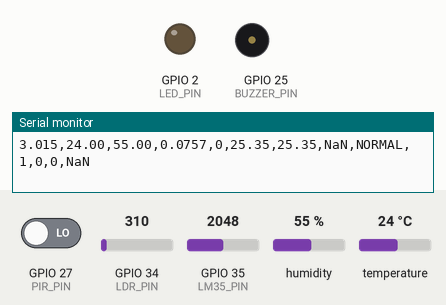
A sketch run on a simulated ESP32. Shown: output pins drawn as LEDs (lit = HIGH), buzzer (waves = sounding, pin HIGH), the last lines printed to the serial monitor. The test bench sets the inputs (shaded band); at power-on: temperature 24 °C, GPIO 35 (LM35_PIN) = 2048, GPIO 27 (PIR_PIN) LOW, GPIO 34 (LDR_PIN) = 310, humidity 55 % (analog values on the 0–4095 scale).

Above: at 3.2 s.
3.3 s: temperature set to 31 °C
12.3 s: temperature set to 34 °C
At 14.62 s:
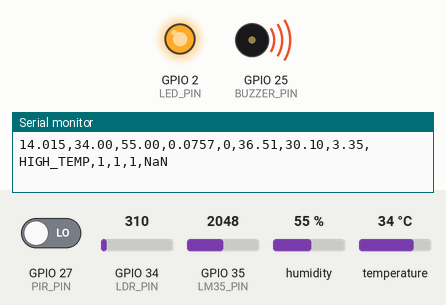
16.0 s: GPIO 35 (LM35_PIN) set to 1280
19.5 s: GPIO 35 (LM35_PIN) set to 1171
23.0 s: GPIO 27 (PIR_PIN) driven HIGH
32.0 s: temperature set to 12 °C
At 41.0 s:
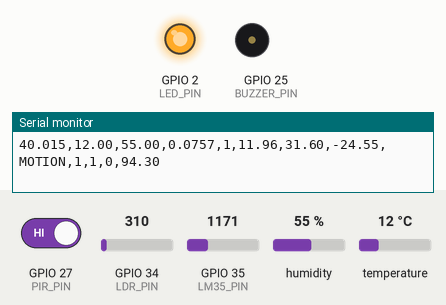
Timing chart, 0 to 41.5 s (numbered marks = the images above; inputs shaded):
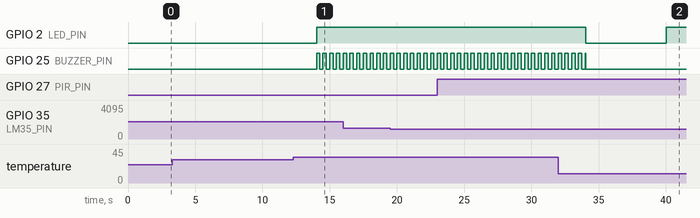

Measured:
- the behaviour switches between 32 and 33 °C on temperature (found by bisection; images 0 and 1)
- after the input at 12.3 s, GPIO 2 (LED_PIN): LOW → HIGH after 1.7 s; GPIO 25 (BUZZER_PIN): alternates HIGH for 0.25 s and LOW for 0.25 s, starting after 1.7 s
- after the input at 32.0 s, GPIO 2 (LED_PIN): HIGH → LOW after 2.0 s, → HIGH 6.0 s later

The sketch:

sensor_node.ino
```cpp
/*
 * WSN Lab 1 - Multi-Sensor Edge Node (ESP32)
 * Sensors : DHT11 (temp/humidity, digital), LDR (analog), PIR (digital)
 * Edge    : validation, calibration, 5-sample moving average, rate of
 *           change, hysteresis threshold, event detection, LED status,
 *           buzzer (pulsing alarm while HIGH_TEMP, short chirp on motion event)
 * Output  : one CSV row per second over serial (115200 baud)
 *
 * CSV columns (first five match the lab guide example; ref_temp appended last):
 *   timestamp,temp,humidity,light,motion,
 *   temp_cal,temp_filt,delta_temp,status,valid,dht_fresh,event,ref_temp
 *
 *   timestamp  seconds since boot (3 decimals)
 *   temp       RAW DHT11 temperature (deg C)
 *   humidity   DHT11 relative humidity (%)
 *   light      LDR ADC reading normalised to 0..1
 *   motion     PIR digital output (0/1, raw)
 *   temp_cal   calibrated temperature = CAL_GAIN*temp + CAL_OFFSET
 *   temp_filt  5-sample moving average of temp_cal
 *   delta_temp temp_cal(t) - temp_cal(t-1) between fresh DHT samples
 *   status     NORMAL | MOTION | HIGH_TEMP | MOTION_AND_HIGH_TEMP | INVALID
 *   valid      1 if the DHT11 values passed all checks, else 0
 *   dht_fresh  1 if the DHT11 was read on this row, 0 if the last value is held
 *   event      1 on the row where status changes from NORMAL to non-NORMAL
 *   ref_temp   LM35 reference temperature (deg C), NaN if implausible; used only
 *              to calibrate the DHT11 (python/calibrate.py), not in the decision logic
 *
 * Lines beginning with '#' are comments and are ignored by the Python tools.
 * Invalid readings are NEVER dropped: the row is still printed (NaN + INVALID).
 *
 * Library: "DHT sensor library" by Adafruit (+ Adafruit Unified Sensor)
 */

#include <DHT.h>

// ---------------- PINS ----------------
#define DHT_PIN   4
#define DHT_TYPE  DHT11    // DHT22 if the sensor is the white 4-pin one
#define LDR_PIN   34   // ADC1 channel, input-only, safe with WiFi later
#define PIR_PIN   27
#define LED_PIN   2
#define BUZZER_PIN 25 // for high temperature alert
#define LM35_PIN  35   // ADC1 channel, input-only: LM35 reference thermometer (10 mV/degC)

// ---------------- CALIBRATION (paste values from calibrate.py) ----------------
// temp_cal = CAL_GAIN * temp_raw + CAL_OFFSET
const float CAL_GAIN   = 1.11587f;
const float CAL_OFFSET = -1.42758f;

// ---------------- TIMING ----------------
const uint32_t SAMPLE_INTERVAL_MS = 1000;  // main loop: 1 Hz
const uint32_t DHT_INTERVAL_MS    = 2000;  // DHT11 max rate ~0.5 Hz
const uint32_t PIR_WARMUP_MS      = 30000; // ignore PIR in status while it settles

// ---------------- VALIDATION LIMITS ----------------
const float TEMP_MIN = -40.0f, TEMP_MAX = 80.0f;   // wide sanity limits
const float HUM_MIN  = 0.0f,   HUM_MAX  = 100.0f;
const float MAX_TEMP_STEP = 5.0f;   // max plausible change between fresh reads (deg C)
const int   MAX_STEP_REJECTS = 3;   // after this many, accept the new level

// ---------------- DECISION THRESHOLDS ----------------
const float T_HIGH  = 35.0f;  // enter HIGH_TEMP above this
const float T_CLEAR = 34.5f;  // leave HIGH_TEMP below this (hysteresis)

// ---------------- LIGHT ----------------
const int   ADC_MAX = 4095;
const int   LDR_OVERSAMPLE = 8;

// ---------------- LM35 REFERENCE ----------------
const int   LM35_OVERSAMPLE = 32;
const float LM35_MV_PER_C   = 10.0f;   // LM35: 10 mV per deg C

// ---------------- MOVING AVERAGE ----------------
const int N_AVG = 5;
float avgBuf[N_AVG];
int   avgIdx = 0;
int   avgCount = 0;

// ---------------- STATE ----------------
DHT dht(DHT_PIN, DHT_TYPE);

uint32_t nextSample = 0;
uint32_t lastDhtMs = 0;
bool     dhtEverRead = false;

float rawT = NAN, hum = NAN, calT = NAN, filtT = NAN, prevCalT = NAN;
bool  haveAccepted = false;
bool  dhtOk = false;
int   stepRejects = 0;

bool  highTemp = false;
bool  prevActive = false;

uint32_t invalidCount = 0;

// Buzzer
const uint32_t ALARM_HALF_MS = 250;   // high-temp alarm beep half-period
const uint32_t CHIRP_MS      = 150;   // motion event chirp length
bool     buzzerAlarm = false;
uint32_t beepUntil   = 0;

// ---------------- HELPERS ----------------
bool plausible(float t, float h) {
  return !isnan(t) && !isnan(h) &&
         t >= TEMP_MIN && t <= TEMP_MAX &&
         h >= HUM_MIN && h <= HUM_MAX;
}

float pushAndAverage(float x) {
  avgBuf[avgIdx] = x;
  avgIdx = (avgIdx + 1) % N_AVG;
  if (avgCount < N_AVG) avgCount++;
  float s = 0;
  for (int i = 0; i < avgCount; i++) s += avgBuf[i];
  return s / avgCount;
}

// LM35 temperature in deg C. Attenuation 0 dB (about 0..950 mV) is the most linear ESP32
// ADC range and covers 0..~90 deg C. analogReadMilliVolts() applies the factory ADC calibration.
float readLM35() {
  long mvSum = 0;
  for (int i = 0; i < LM35_OVERSAMPLE; i++) mvSum += analogReadMilliVolts(LM35_PIN);
  float t = (mvSum / (float)LM35_OVERSAMPLE) / LM35_MV_PER_C;
  return (t >= 0.0f && t <= 100.0f) ? t : NAN;
}

void printFloat(float v, int decimals) {
  if (isnan(v)) Serial.print("NaN");
  else Serial.print(v, decimals);
}

// Non-blocking buzzer (active buzzer, driven HIGH = on):
//   HIGH_TEMP active -> repeating 250 ms on / 250 ms off alarm
//   motion-only event -> single short chirp
void updateBuzzer(uint32_t now) {
  bool on;
  if (buzzerAlarm)                          on = (now % (2 * ALARM_HALF_MS)) < ALARM_HALF_MS;
  else if ((int32_t)(beepUntil - now) > 0)  on = true;
  else                                      on = false;
  digitalWrite(BUZZER_PIN, on ? HIGH : LOW);
}

// ---------------- SETUP ----------------
void setup() {
  Serial.begin(115200);
  pinMode(LDR_PIN, INPUT);
  pinMode(PIR_PIN, INPUT);
  pinMode(LED_PIN, OUTPUT);
  digitalWrite(LED_PIN, LOW);
  pinMode(BUZZER_PIN, OUTPUT);
  digitalWrite(BUZZER_PIN, LOW);

  analogReadResolution(12);
  analogSetPinAttenuation(LM35_PIN, ADC_0db);
  dht.begin();

  Serial.println("# ESP32 MULTI-SENSOR EDGE NODE - Lab 1");
  Serial.printf("# CAL_GAIN=%.5f CAL_OFFSET=%.5f\n", CAL_GAIN, CAL_OFFSET);
  Serial.println("# PIR warm-up: motion ignored in status for first 30 s");
  Serial.println("timestamp,temp,humidity,light,motion,temp_cal,temp_filt,delta_temp,status,valid,dht_fresh,event,ref_temp");

  delay(2000);                       // let the DHT11 settle
  nextSample = millis();
}

// ---------------- LOOP ----------------
void loop() {
  uint32_t now = millis();
  updateBuzzer(now);                 // runs every pass so beeps are not tied to the 1 Hz sample rate
  // Non-drifting scheduler (signed compare handles millis() rollover)
  if ((int32_t)(now - nextSample) < 0) return;
  nextSample += SAMPLE_INTERVAL_MS;

  // ---- LDR (oversampled, normalised 0..1) ----
  long adcSum = 0;
  for (int i = 0; i < LDR_OVERSAMPLE; i++) adcSum += analogRead(LDR_PIN);
  float light = (adcSum / (float)LDR_OVERSAMPLE) / ADC_MAX;

  // ---- LM35 reference ----
  float refT = readLM35();

  // ---- PIR ----
  int motion = digitalRead(PIR_PIN);

  // ---- DHT11 (read at most every 2 s) ----
  bool fresh = false;
  float deltaT = NAN;

  if (!dhtEverRead || (now - lastDhtMs) >= (DHT_INTERVAL_MS - 100)) {
    dhtEverRead = true;
    lastDhtMs = now;
    fresh = true;

    float t = dht.readTemperature();
    float h = dht.readHumidity();
    bool ok = plausible(t, h);

    // Rate-of-change plausibility check against last accepted value
    if (ok && haveAccepted && fabsf(t - rawT) > MAX_TEMP_STEP && stepRejects < MAX_STEP_REJECTS) {
      ok = false;
      stepRejects++;
    }

    if (ok) {
      stepRejects = 0;
      rawT = t;
      hum = h;
      calT = CAL_GAIN * rawT + CAL_OFFSET;
      filtT = pushAndAverage(calT);
      if (haveAccepted) deltaT = calT - prevCalT;   // first sample stays NaN
      prevCalT = calT;
      haveAccepted = true;
      dhtOk = true;
    } else {
      dhtOk = false;
      invalidCount++;
    }
  }

  // ---- LOCAL DECISION (uses calibrated temperature, with hysteresis) ----
  const char* status;
  int event = 0;
  bool pirReady = (now >= PIR_WARMUP_MS);

  if (!dhtOk) {
    status = "INVALID";
  } else {
    if (!highTemp && calT > T_HIGH) highTemp = true;
    else if (highTemp && calT < T_CLEAR) highTemp = false;

    bool mot = (motion == HIGH) && pirReady;
    if (highTemp && mot) status = "MOTION_AND_HIGH_TEMP";
    else if (highTemp)   status = "HIGH_TEMP";
    else if (mot)        status = "MOTION";
    else                 status = "NORMAL";

    bool active = (strcmp(status, "NORMAL") != 0);
    if (active && !prevActive) event = 1;          // rising edge = one event
    prevActive = active;
  }
  digitalWrite(LED_PIN, (dhtOk && prevActive) ? HIGH : LOW);
  buzzerAlarm = dhtOk && highTemp;
  if (event && !highTemp) beepUntil = millis() + CHIRP_MS;   // motion-only event: short chirp

  // ---- CSV OUTPUT (always a full 13-field row) ----
  Serial.printf("%lu.%03lu,", now / 1000, now % 1000);
  if (dhtOk) { printFloat(rawT, 2); Serial.print(","); printFloat(hum, 2); }
  else       { Serial.print("NaN,NaN"); }
  Serial.print(",");
  Serial.print(light, 4);
  Serial.print(",");
  Serial.print(motion);
  Serial.print(",");
  if (dhtOk) {
    printFloat(calT, 2);  Serial.print(",");
    printFloat(filtT, 2); Serial.print(",");
    if (fresh) printFloat(deltaT, 2); else Serial.print("NaN");
  } else {
    Serial.print("NaN,NaN,NaN");
  }
  Serial.print(",");
  Serial.print(status);
  Serial.print(",");
  Serial.print(dhtOk ? 1 : 0);
  Serial.print(",");
  Serial.print(fresh ? 1 : 0);
  Serial.print(",");
  Serial.print(event);
  Serial.print(",");
  printFloat(refT, 2);
  Serial.println();
}
```
